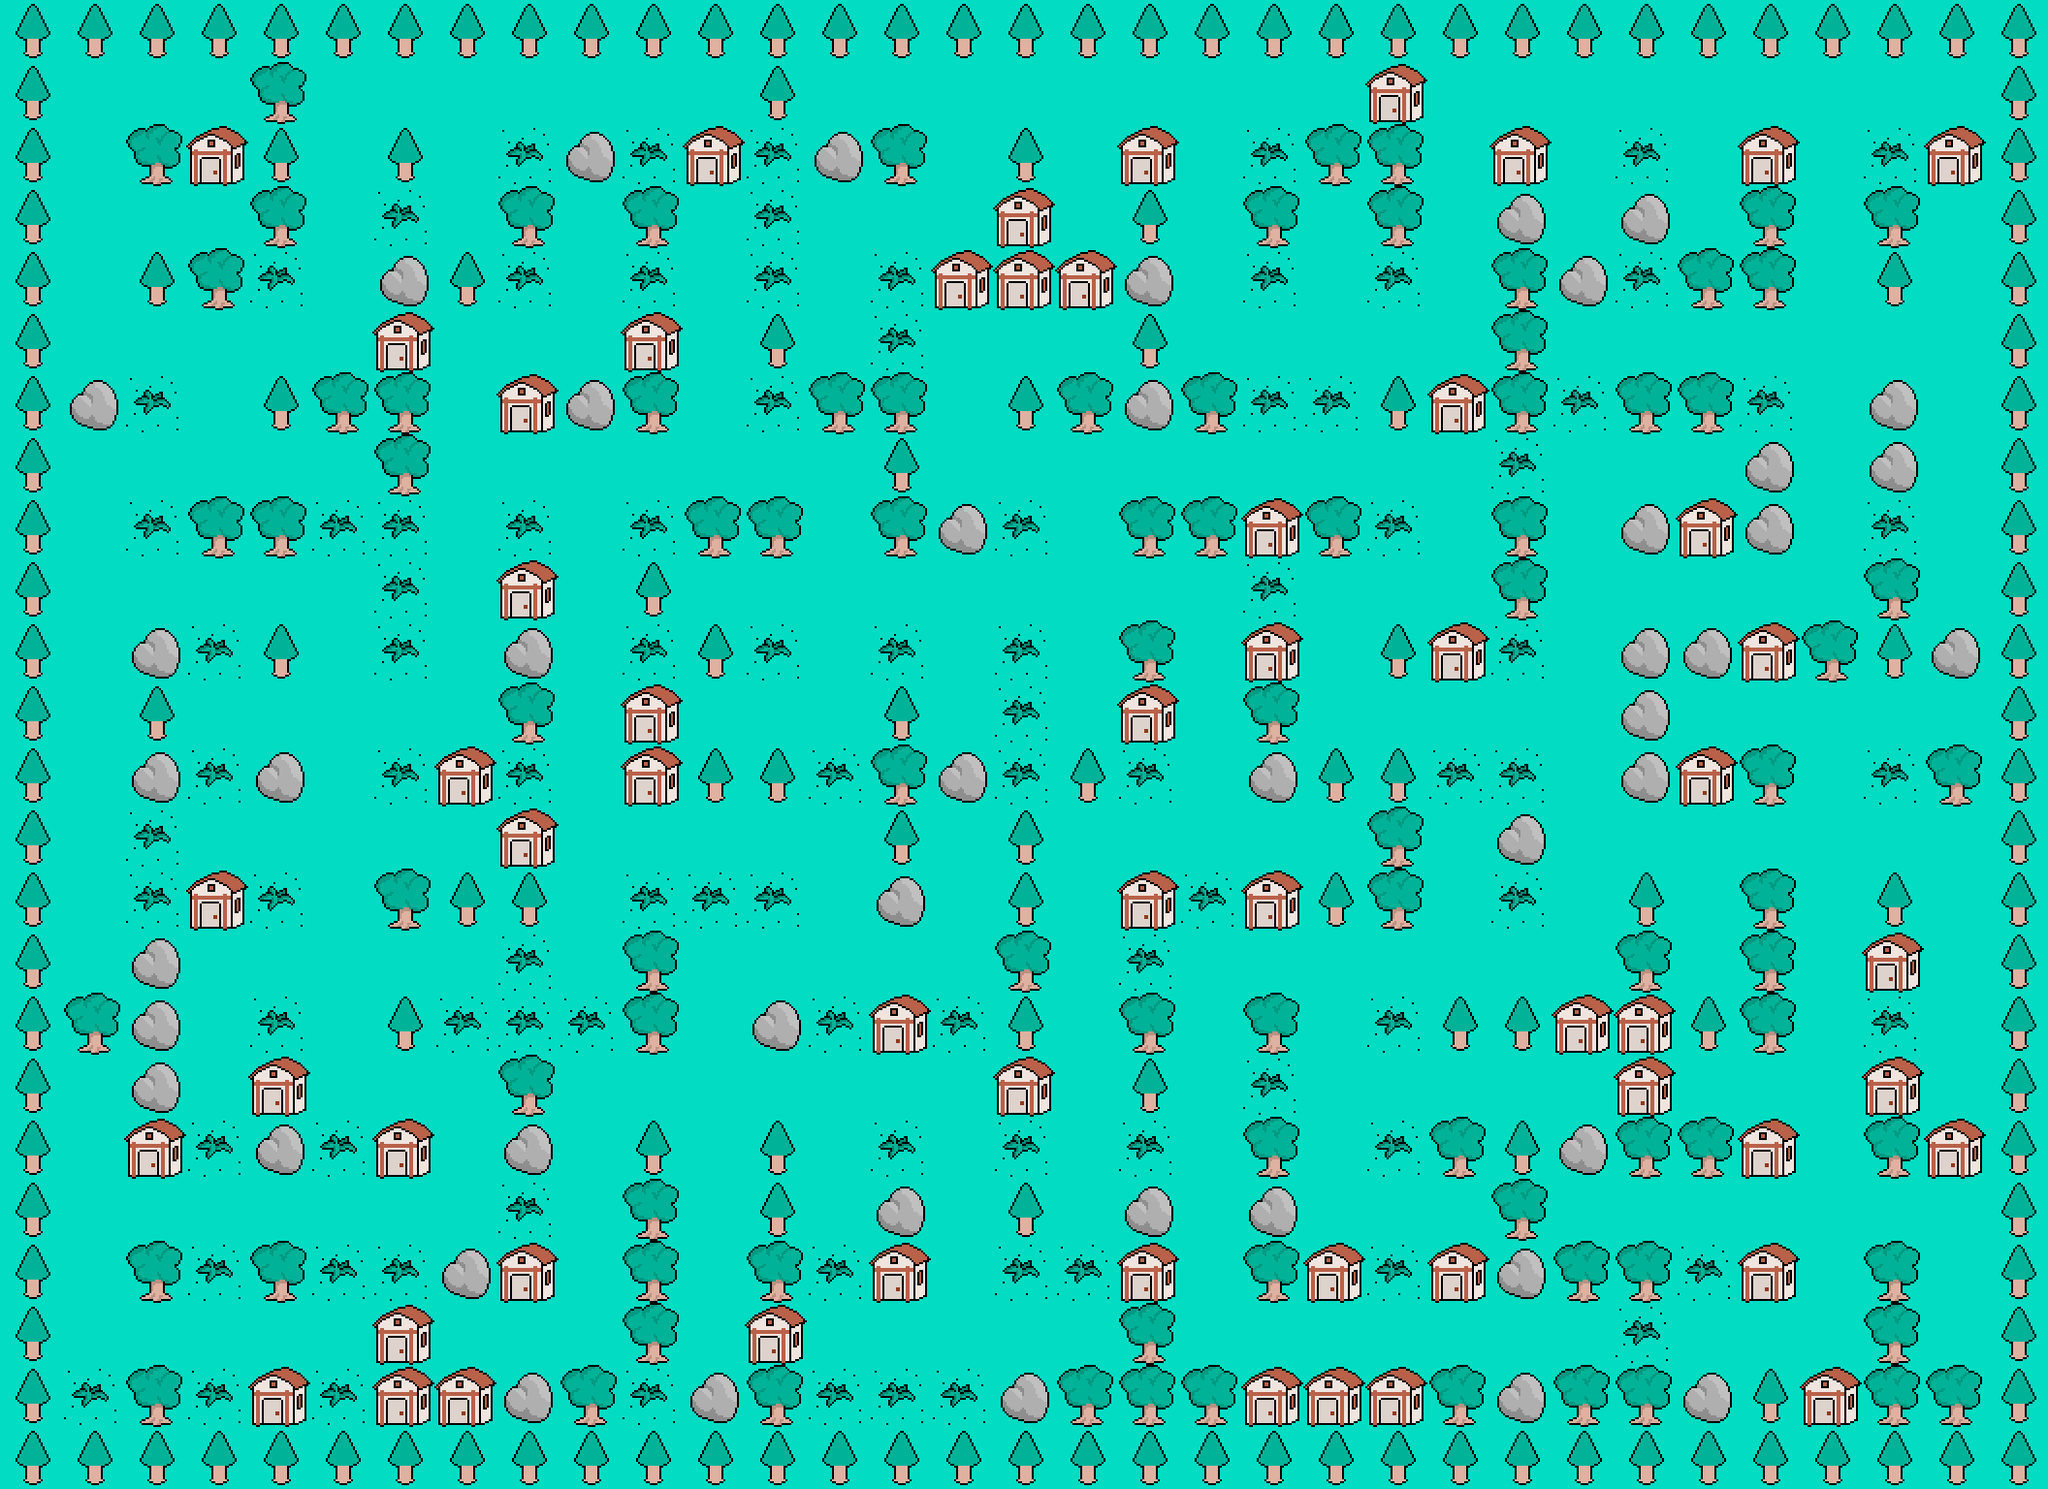

Rendered tile map (Tiled .tmx) drawn with the repository's tilesets; below, a short description and the map source with its tile grids summarised:
An orthogonal 33x24 tile map with 64x64 px tiles, 2 tile layers (Tile Layer 1, Tile Layer 2), 2 tilesets.

<map version="1.0" orientation="orthogonal" width="33" height="24" tilewidth="64" tileheight="64">
	<properties>
		<property name="name" value="Blackrock" />
	</properties>
	<tileset firstgid="1" name="graphics" tilewidth="64" tileheight="64">
	<image source="graphics2x-basic.png" width="640" height="1344" />
	</tileset>
	<tileset firstgid="211" name="walls" tilewidth="64" tileheight="64">
		<image source="graphics2x-walls.png" width="128" height="1024" />
	</tileset>
	<layer name="Tile Layer 1" width="33" height="24">
		<data>[792 cells, 792 non-empty, 1 distinct tile ids]</data>
	</layer>
	<layer name="Tile Layer 2" width="33" height="24">
		<data>[792 cells, 792 non-empty, 6 distinct tile ids]</data>
	</layer>
</map>
